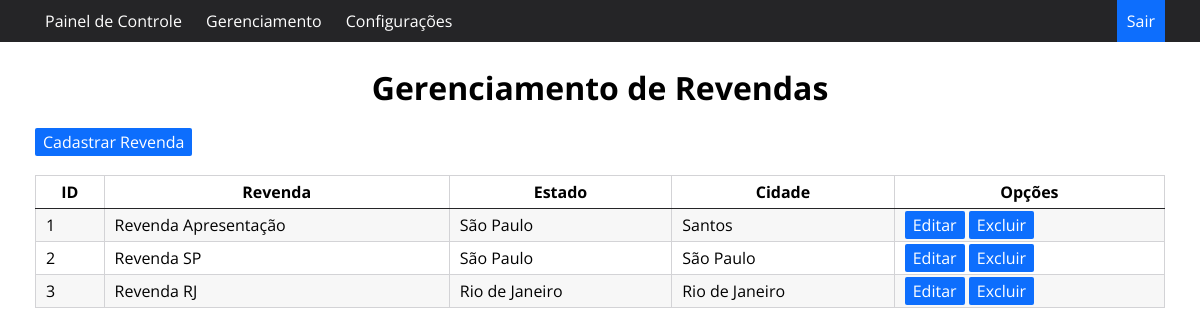
Page /gerenciamentorevendas (signed in) on the earlier database version.
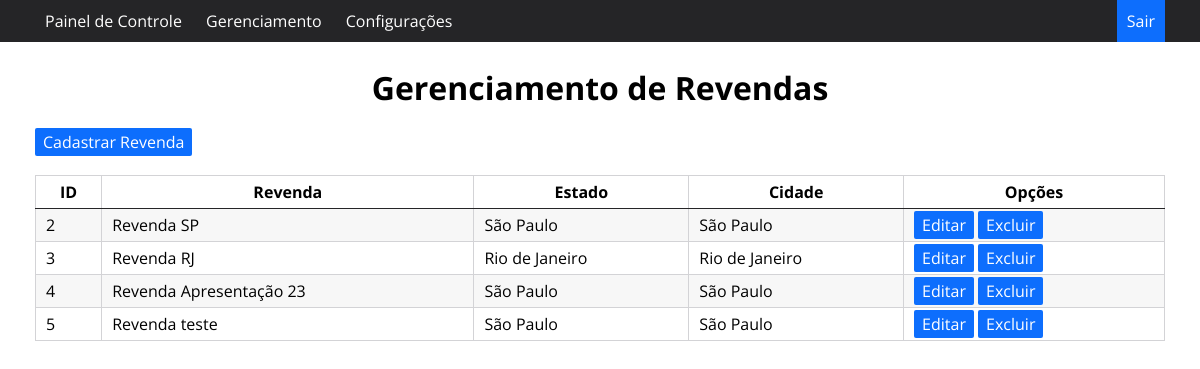
Same page on the later database version.
### app.py (models this page shows, shortened)
class Revenda(db.Model):
    id = db.Column('id', Integer, primary_key=True, autoincrement=True)
    datainsercao = db.Column('datainsercao', String(500), nullable=False)
    revenda = db.Column('revenda', String(255), nullable=False)
    estado = db.Column('estado', String(255), nullable=False)
    cidade = db.Column('cidade', String(255), nullable=False)

### app.py (the view)
@app.route('/gerenciamentorevendas', methods=['GET', 'POST'])
def gerenciamentorevendas():
    if esta_logado():
        revendas = Revenda.query.all()
        return render_template('gerenciamentorevendas.html', revendas=revendas)
    else:
        return redirect(url_for('index'))

### app.py (called while the page is built)
def esta_logado():
    print(logado)
    if logado:
        return True
    else:
        return False

### templates/gerenciamentorevendas.html
{% extends "template.html" %}
{% block conteudo %}
        <br>
    <br>
    <br>
    <h1>Gerenciamento de Revendas</h1>
    <br>
    <a href="/cadastrarrevenda" class="btn btn-success" id="btn_prin">Cadastrar Revenda</a>
    <br>
    <br>
    <table>
    <thead>
        <tr>
            <th>ID</th>
            <th>Revenda</th>
            <th>Estado</th>
            <th>Cidade</th>
            <th>Opções</th>
        </tr>
    </thead>
    <tbody>
    {% for revenda in revendas %}
        <tr>
            <td>{{ revenda.id }}</td>
            <td>{{ revenda.revenda }}</td>
            <td>{{ revenda.estado }}</td>
            <td>{{ revenda.cidade }}</td>
            <td>
                <a href="/editarrevenda/{{ revenda.id }}" class="btn" methods="GET">Editar</a>
                <a href="/excluirrevenda/{{ revenda.id }}" class="btn">Excluir</a>
            </td>
        </tr>
    {% endfor %}
    </tbody>
</table>
{% endblock %}

### templates/template.html (shortened to what this page needs)
<!DOCTYPE html>
<html lang="pt-br">
<head>
    <link rel="stylesheet" href="{{ url_for('static', filename='estilo.css') }}">
</head>
<body>
    <nav id="menu-h">
        <ul>
            <li><a href="/paineldecontrole">Painel de Controle</a></li>
            <li><a href="#">Gerenciamento</a>
        </li>
        <li><a href="#">Configurações</a>
        </li>
            <li id="sair"><a href="/logout">Sair</a></li>
        </ul>
    </nav>
    <div class="container">
    {% block conteudo %}{% endblock %}
    </div>
</body>
</html>

### static/estilo.css (style rules this page uses)
:root { --cor-hover: #0d6efd; --cor-fundo: rgb(37, 37, 39); --cor-kpi: #F7CB05; --cor-primaria: rgb(211, 211, 214); }
* { margin: 0 auto; padding: 0; box-sizing: border-box; font-family: 'Open Sans', sans-serif; }
h1 { max-width: 1130px; text-align: center; }
.container { max-width: 1130px; }
#menu-h { background-color: var(--cor-fundo); }
#menu-h ul { max-width: 1130px; list-style: none; padding: 0; background-color: var(--cor-fundo); }
#menu-h ul li { display: inline; position: relative; }
#menu-h ul li a { text-decoration: none; color: #fff; padding: 10px; display: inline-block; transition: background .2s; }
#menu-h ul #sair { float: right; background-color: var(--cor-hover); }
#menu-h { position: fixed; width: 100%; }
#btn_prin { max-width: 1130px; }
table { width: 1130px; caption-side: bottom; border-collapse: collapse; }
table, th, td { border: 1px solid var(--cor-primaria); border-collapse: collapse; }
th, td { padding: 5px 10px; }
th { border-bottom-color: var(--cor-fundo); background-color: white; }
table tr:nth-child(odd) { background-color: rgb(247, 247, 247); }
table tr:nth-child(even) { background-color: white; }
.btn { border: none; padding: 3px 8px 3px 8px; background-color: var(--cor-hover); color: white; cursor: pointer; transition: background .2s; border-radius: 2px; text-decoration: none; }

Differences in the rows shown:
removed Revenda: id "1", revenda "Revenda Apresentação", estado "São Paulo", cidade "Santos"
added Revenda: id "4", revenda "Revenda Apresentação 23", estado "São Paulo", cidade "São Paulo"
added Revenda: id "5", revenda "Revenda teste", estado "São Paulo", cidade "São Paulo"
